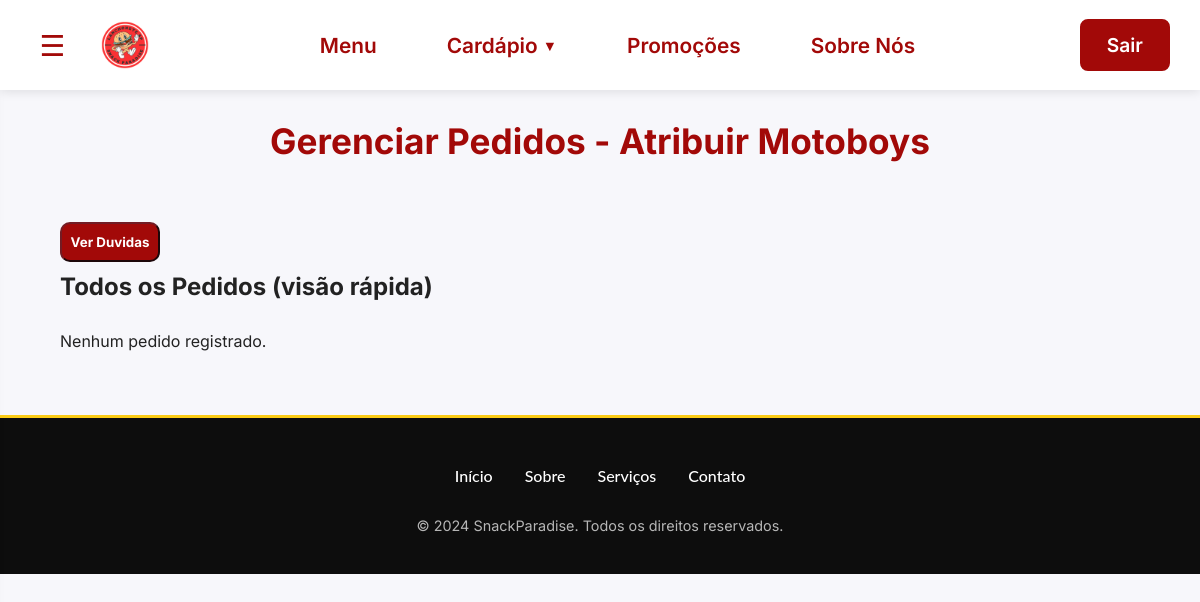
The page /frontend/Admin/pedidos.php (signed in) on the database as committed earlier.
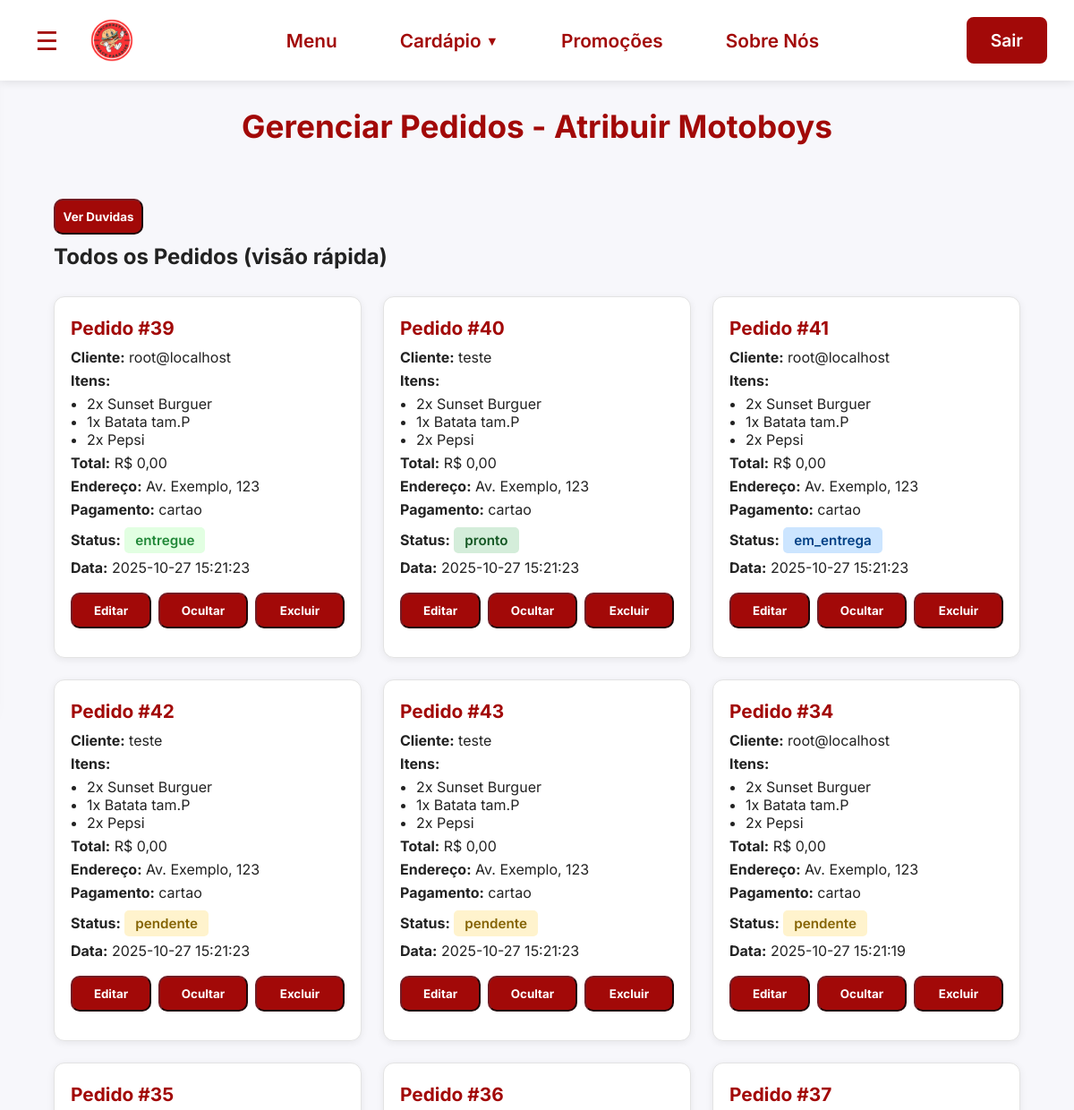
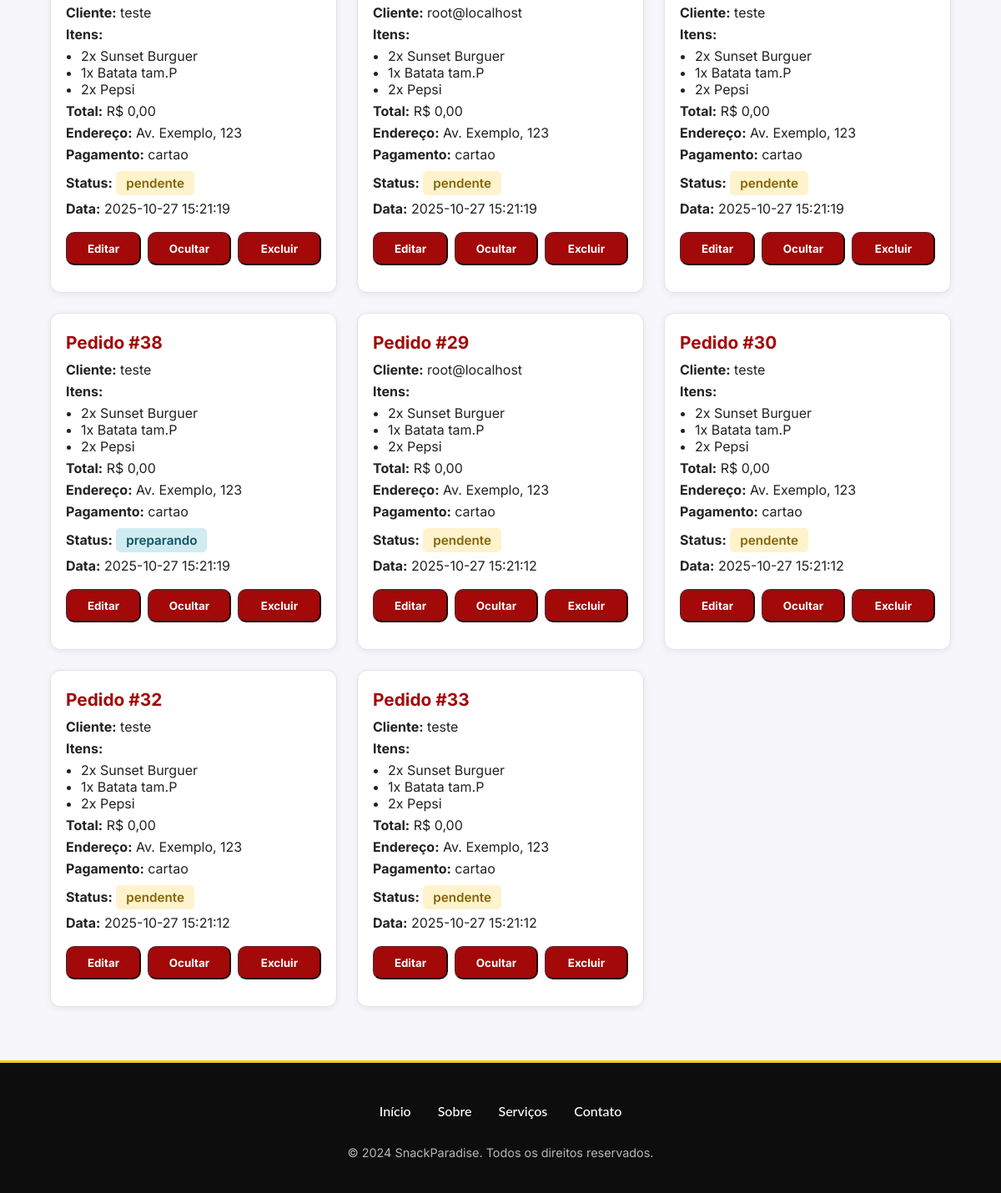
The same page on the database as committed later (2 pictures, top to bottom).
### tables this page shows
CREATE TABLE `pedidos` (
  `id` int(11) NOT NULL,
  `usuario_id` int(11) NOT NULL,
  `itens` text NOT NULL,
  `endereco` text NOT NULL,
  `pagamento` varchar(50) NOT NULL,
  `criado_em` timestamp NOT NULL DEFAULT current_timestamp(),
  `status` varchar(20) NOT NULL DEFAULT 'pendente'
);

CREATE TABLE `users` (
  `id` int(11) NOT NULL,
  `username` varchar(50) NOT NULL,
  `email` varchar(100) NOT NULL,
  `senha` varchar(255) NOT NULL,
  `cep` varchar(10) DEFAULT NULL,
  `cidade` varchar(50) DEFAULT NULL,
  `bairro` varchar(50) DEFAULT NULL,
  `rua` varchar(100) DEFAULT NULL,
  `numero` varchar(10) DEFAULT NULL,
  `profile_picture` varchar(255) DEFAULT NULL,
  `partner` tinyint(1) DEFAULT 0
);

### backend/config/DatabaseManager.php (called while the page is built, shortened)
<?php
class DatabaseManager extends Conectar
{
public function getAllPedidos()
{
    try {
        $sql = "SELECT p.id, p.usuario_id, u.username as cliente_nome, p.itens, p.endereco, p.pagamento, p.criado_em, p.status
                FROM pedidos p
                LEFT JOIN users u ON p.usuario_id = u.id
                ORDER BY p.criado_em DESC";
        $stmt = $this->prepare($sql);
        $stmt->execute();
        $pedidos = $stmt->fetchAll(PDO::FETCH_ASSOC);
        foreach ($pedidos as &$pedido) {
            $itens = json_decode($pedido['itens'], true);
            if (is_array($itens)) {
                $total = 0;
                foreach ($itens as $item) {
                    $preco = isset($item['preco']) ? floatval($item['preco']) : 0;
                    $qtd = isset($item['quantidade']) ? intval($item['quantidade']) : 1;
                    $total += $preco * $qtd;
                }
            } else {
                $pedido['itens_array'] = explode(',', $pedido['itens']);
                $pedido['total'] = null;
            }
        }
        return $pedidos;
    } catch (Exception $e) {
        error_log('Erro getAllPedidos: ' . $e->getMessage());
        return [];
    }
}
}
?>

### frontend/Admin/pedidos.php (the view, shortened to what this page needs)
<?php
include_once '../../backend/config/DatabaseManager.php';
$db = new DatabaseManager();
$allPedidos = $db->getAllPedidos();
?>
<!DOCTYPE html>
<html lang="pt-br">
<head>
    <link rel="stylesheet" href="pedidos.css">
</head>
<body>
    <header>
        <div class="header-left">
            <button class="btn-menu-lateral" id="btnMenuLateral">☰</button>
            <div class="logo-container">
                <a href="../Cardápio/index.php" class="logo">
                    <img src="../imgs/Logo.png" class="logo" alt="Snack Paradise Logo">
                </a>
             </div>
        </div>
        <div class="header-center">
            <a href="../Cardápio/index.php" class="menu-item">Menu</a>
            <div class="menu-item cardapio-btn" id="cardapioBtn">
                Cardápio
            </div>
            <a href="../Acumular Pontos/pontos.html" class="menu-item">Promoções</a>
            <a href="../Quem somos/index.php" class="menu-item">Sobre Nós</a>
        </div>
        <a href="../../backend/controllers/logout.php" class="btn-conta">Sair</a>
    </header>
    <main>
    <h1>Gerenciar Pedidos - Atribuir Motoboys</h1>
   <form method="POST" action="duvidas.php" style="margin:0;">
                                <button type="submit" class="excpedido">Ver Duvidas</button>
                            </form>
    <div id="all-orders">
        <h2>Todos os Pedidos (visão rápida)</h2>
        <div class="orders-grid">
            <?php if (empty($allPedidos)): ?>
                <p>Nenhum pedido registrado.</p>
            <?php else: ?>
                <?php foreach ($allPedidos as $order): ?>
                    <div class="order-card">
                        <h3>Pedido #<?php echo htmlspecialchars($order['id']); ?></h3>
                        <p><strong>Cliente:</strong> <?php echo htmlspecialchars($order['cliente_nome'] ?? '—'); ?></p>
                        <div><strong>Itens:</strong>
                            <ul style="margin: 6px 0 0 0; padding-left: 18px;">
                                <?php foreach ($order['itens_array'] as $item): ?>
                                    <?php if (is_array($item)): ?>
                                        <li>
                                            <?php echo htmlspecialchars(($item['quantidade'] ?? 1) . 'x ' . ($item['nome'] ?? $item['produto'] ?? 'Item') . (isset($item['preco']) ? ' - R$ ' . number_format($item['preco'], 2, ',', '.') : '')); ?>
                                        </li>
                                    <?php else: ?>
                                        <li><?php echo htmlspecialchars($item); ?></li>
                                    <?php endif; ?>
                                <?php endforeach; ?>
                            </ul>
                        </div>
                        <p><strong>Total:</strong> R$ <?php echo isset($order['total']) ? number_format($order['total'], 2, ',', '.') : '—'; ?></p>
                        <p><strong>Endereço:</strong> <?php echo htmlspecialchars($order['endereco']); ?></p>
                        <p><strong>Pagamento:</strong> <?php echo htmlspecialchars($order['pagamento']); ?></p>
                        <p><strong>Status:</strong> <span class="order-status status-<?php echo htmlspecialchars($order['status']); ?>"><?php echo htmlspecialchars($order['status']); ?></span></p>
                        <p><strong>Data:</strong> <?php echo htmlspecialchars($order['criado_em']); ?></p>
                        <div style="display:flex; gap:8px; margin-top:8px;">
                            <button class="excpedido" type="button" onclick="location.href='editar_pedido.php?id=<?php echo htmlspecialchars($order['id']); ?>'">Editar</button>
                            <form method="POST" action="../../backend/controllers/admin_hide_pedido.php" style="margin:0;">
                                <button type="submit" class="excpedido">Ocultar</button>
                            </form>
                            <form method="POST" action="../../backend/controllers/admin_delete_pedido.php" style="margin:0;" onsubmit="return confirm('Deseja excluir o pedido #'+<?php echo json_encode($order['id']); ?>+'? Isso removerá permanentemente o pedido.');">
                                <button type="submit" class="excpedido">Excluir</button>
                            </form>
                        </div>
                    </div>
                <?php endforeach; ?>
            <?php endif; ?>
        </div>
    </div>
    </main>
    <footer>
        <div class="footer-container">
            <div class="footer-links">
                <a href="../Menu/index.html">Início</a>
                <a href="../Quem somos/index.html">Sobre</a>
                <a href="../Auxílio Preferencial/auxilio.html">Serviços</a>
                <a href="https://www.instagram.com/_snackparadise_/profilecard/?igsh=OHh2eWpsOXBuOWRp">Contato</a>
            </div>
            <div class="footer-bottom">
                <p>&copy; 2024 SnackParadise. Todos os direitos reservados.</p>
            </div>
        </div>
    </footer>
</body>
</html>

### frontend/Admin/pedidos.css (style rules this page uses)
* { margin: 0; padding: 0; box-sizing: border-box; font-family: 'Inter', sans-serif; }
body { font-family: 'Segoe UI', Arial, sans-serif; background: #f7f7fb; margin: 0; color: #222; }
:root { --cor-primaria: #a20908; --cor-secundaria: #f40919; --cor-amarelo: #fccc16; --cor-dourado: #fabb18; --cor-branco: #ffffff; --cor-preto: #000000; --cor-cinza: #f5f5f5; --cor-cinza-escuro: #333333; }
a { text-decoration: none; }
body.loaded { opacity: 1; }
header { background: var(--cor-branco); width: 100%; padding: 15px 30px; display: flex; align-items: center; justify-content: space-between; position: sticky; top: 0; z-index: 1000; box-shadow: 0 2px 10px rgba(0,0,0,0.1); min-height: 80px; }
.header-left { display: flex; align-items: center; gap: 20px; }
.btn-menu-lateral { background: none; border: none; font-size: 1.8rem; cursor: pointer; color: var(--cor-primaria); padding: 8px; border-radius: 50%; transition: all 0.3s ease; width: 45px; height: 45px; display: flex; align-items: center; justify-content: center; }
.logo-container { display: flex; align-items: center; }
.logo { width: 60px; height: 60px; border-radius: 60%; object-fit: cover; }
.header-center { display: flex; align-items: center; gap: 40px; }
.menu-item { font-size: 1.3rem; font-weight: 600; color: var(--cor-primaria); cursor: pointer; padding: 10px 15px; border-radius: 8px; transition: all 0.3s ease; position: relative; }
.menu-item.cardapio-btn { display: flex; align-items: center; gap: 5px; }
.menu-item.cardapio-btn::after { content: "▼"; font-size: 0.9rem; transition: transform 0.3s ease; }
.btn-conta { background-color: var(--cor-primaria); color: var(--cor-branco); padding: 12px 25px; border: 2px solid var(--cor-primaria); border-radius: 8px; font-size: 1.2rem; font-weight: 600; cursor: pointer; transition: all 0.3s ease; text-decoration: none; }
main { margin-left: 5%; margin-right: 5%; }
h1 { text-align: center; margin-top: 30px; color: var(--cor-primaria); font-size: 2.2rem; font-weight: 700; margin-bottom: 50px; }
.orders-grid { display: grid; grid-template-columns: repeat(auto-fill, minmax(340px, 1fr)); gap: 24px; margin: 30px auto 0 auto; max-width: 1200px; }
.order-card { background: #fff; border-radius: 12px; box-shadow: 0 2px 8px rgba(0,0,0,0.07); padding: 22px 18px; border: 1px solid #e3e3e3; transition: box-shadow 0.2s; }
.order-card h3 { margin: 0 0 10px 0; color: var(--cor-primaria); font-size: 1.3rem; }
.order-card p { margin: 6px 0; font-size: 1rem; }
.order-status { display: inline-block; padding: 5px 12px; border-radius: 5px; font-size: 0.95rem; font-weight: 600; margin-top: 4px; }
.status-pendente { background: #fff3cd; color: #856404; }
.status-preparando { background: #d1ecf1; color: #0c5460; }
.status-pronto { background: #d4edda; color: #155724; }
.status-em_entrega { background: #cce5ff; color: #004085; }
.status-entregue { background: #e2ffe2; color: #218838; }
.excpedido { margin-top: 10px; margin-bottom: 10px; height: 40px; width: 100px; background-color: var(--cor-primaria); font-weight: bold; color: white; border-color:#721c24; border-width: 2px; border-radius: 10px; cursor: pointer }
footer { background: rgba(0, 0, 0, 0.95); padding: 3rem 2rem 2rem; border-top: 3px solid var(--cor-amarelo); margin-top: 4rem; }
.footer-container { max-width: 1400px; margin: 0 auto; text-align: center; }
.footer-links { display: flex; justify-content: center; gap: 2rem; margin-bottom: 2rem; flex-wrap: wrap; }
.footer-links a { color: var(--cor-branco); text-decoration: none; font-weight: 500; transition: color 0.3s ease; position: relative; font-family: 'Lato', sans-serif; }
.footer-bottom { color: rgba(255, 255, 255, 0.7); font-size: 0.9rem; font-family: 'Lato', sans-serif; }
.footer-bottom p { margin-bottom: 0.5rem; }

Rows that differ between the two databases and show on the page:
added pedidos: id "39", usuario.username "root@localhost", preco "2x Sunset Burguer", preco "1x Batata tam.P", preco "2x Pepsi", total "0,00", endereco "Av. Exemplo, 123", pagamento "cartao", status "entregue", criado_em "2025-10-27 15:21:23"
added pedidos: id "40", usuario.username "teste", preco "2x Sunset Burguer", preco "1x Batata tam.P", preco "2x Pepsi", total "0,00", endereco "Av. Exemplo, 123", pagamento "cartao", status "pronto", criado_em "2025-10-27 15:21:23"
added pedidos: id "41", usuario.username "root@localhost", preco "2x Sunset Burguer", preco "1x Batata tam.P", preco "2x Pepsi", total "0,00", endereco "Av. Exemplo, 123", pagamento "cartao", status "em_entrega", criado_em "2025-10-27 15:21:23"
added pedidos: id "42", usuario.username "teste", preco "2x Sunset Burguer", preco "1x Batata tam.P", preco "2x Pepsi", total "0,00", endereco "Av. Exemplo, 123", pagamento "cartao", status "pendente", criado_em "2025-10-27 15:21:23"
added pedidos: id "43", usuario.username "teste", preco "2x Sunset Burguer", preco "1x Batata tam.P", preco "2x Pepsi", total "0,00", endereco "Av. Exemplo, 123", pagamento "cartao", status "pendente", criado_em "2025-10-27 15:21:23"
added pedidos: id "34", usuario.username "root@localhost", preco "2x Sunset Burguer", preco "1x Batata tam.P", preco "2x Pepsi", total "0,00", endereco "Av. Exemplo, 123", pagamento "cartao", status "pendente", criado_em "2025-10-27 15:21:19"
added pedidos: id "35", usuario.username "teste", preco "2x Sunset Burguer", preco "1x Batata tam.P", preco "2x Pepsi", total "0,00", endereco "Av. Exemplo, 123", pagamento "cartao", status "pendente", criado_em "2025-10-27 15:21:19"
added pedidos: id "36", usuario.username "root@localhost", preco "2x Sunset Burguer", preco "1x Batata tam.P", preco "2x Pepsi", total "0,00", endereco "Av. Exemplo, 123", pagamento "cartao", status "pendente", criado_em "2025-10-27 15:21:19"
added pedidos: id "37", usuario.username "teste", preco "2x Sunset Burguer", preco "1x Batata tam.P", preco "2x Pepsi", total "0,00", endereco "Av. Exemplo, 123", pagamento "cartao", status "pendente", criado_em "2025-10-27 15:21:19"
added pedidos: id "38", usuario.username "teste", preco "2x Sunset Burguer", preco "1x Batata tam.P", preco "2x Pepsi", total "0,00", endereco "Av. Exemplo, 123", pagamento "cartao", status "preparando", criado_em "2025-10-27 15:21:19"
added pedidos: id "29", usuario.username "root@localhost", preco "2x Sunset Burguer", preco "1x Batata tam.P", preco "2x Pepsi", total "0,00", endereco "Av. Exemplo, 123", pagamento "cartao", status "pendente", criado_em "2025-10-27 15:21:12"
added pedidos: id "30", usuario.username "teste", preco "2x Sunset Burguer", preco "1x Batata tam.P", preco "2x Pepsi", total "0,00", endereco "Av. Exemplo, 123", pagamento "cartao", status "pendente", criado_em "2025-10-27 15:21:12"
added pedidos: id "32", usuario.username "teste", preco "2x Sunset Burguer", preco "1x Batata tam.P", preco "2x Pepsi", total "0,00", endereco "Av. Exemplo, 123", pagamento "cartao", status "pendente", criado_em "2025-10-27 15:21:12"
added pedidos: id "33", usuario.username "teste", preco "2x Sunset Burguer", preco "1x Batata tam.P", preco "2x Pepsi", total "0,00", endereco "Av. Exemplo, 123", pagamento "cartao", status "pendente", criado_em "2025-10-27 15:21:12"
Other text that changed with them:
text no longer shown: "Nenhum pedido registrado."
